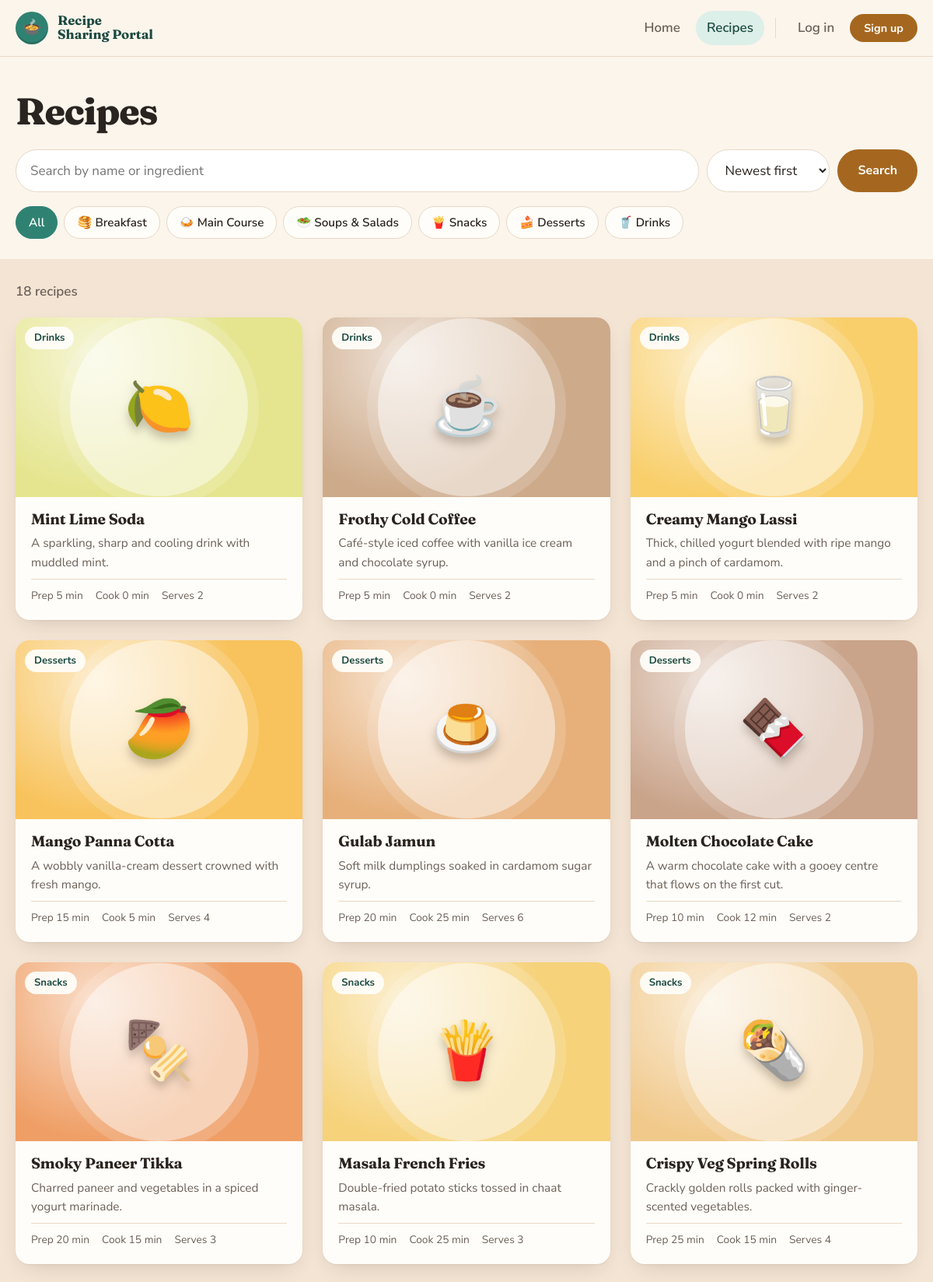
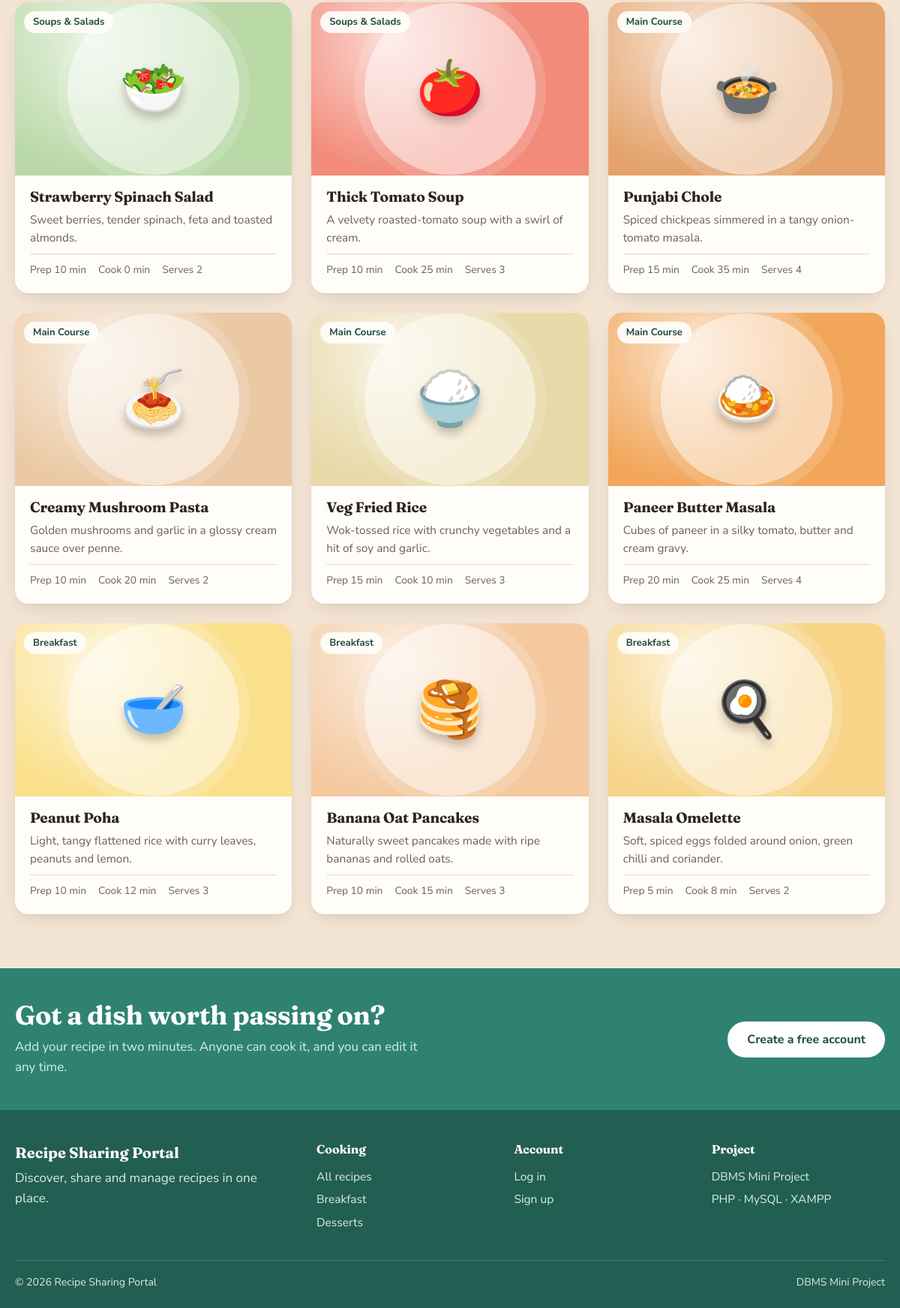
Page /recipes.php on the committed database (2 pictures, top to bottom).
### tables this page shows
CREATE TABLE categories (
  category_id INT UNSIGNED AUTO_INCREMENT PRIMARY KEY,
  name        VARCHAR(40) NOT NULL UNIQUE,
  emoji       VARCHAR(8)  NOT NULL DEFAULT '🍽️'
);

CREATE TABLE recipes (
  recipe_id    INT UNSIGNED AUTO_INCREMENT PRIMARY KEY,
  user_id      INT UNSIGNED NOT NULL,
  category_id  INT UNSIGNED NOT NULL,
  title        VARCHAR(120) NOT NULL,
  description  VARCHAR(255) NOT NULL,
  ingredients  TEXT         NOT NULL,    
  instructions TEXT         NOT NULL,    
  prep_time    SMALLINT UNSIGNED NOT NULL DEFAULT 0,   
  cook_time    SMALLINT UNSIGNED NOT NULL DEFAULT 0,   
  servings     TINYINT  UNSIGNED NOT NULL DEFAULT 2,
  emoji        VARCHAR(8)   NOT NULL DEFAULT '🍽️',
  color        CHAR(7)      NOT NULL DEFAULT '#F4C9A0',
  image_url    VARCHAR(500) NULL,
  created_at   TIMESTAMP    NOT NULL DEFAULT CURRENT_TIMESTAMP,
  CONSTRAINT fk_recipe_user     FOREIGN KEY (user_id)     REFERENCES users(user_id)           ON DELETE CASCADE,
  CONSTRAINT fk_recipe_category FOREIGN KEY (category_id) REFERENCES categories(category_id)  ON DELETE RESTRICT,
  INDEX idx_recipe_title (title),
  INDEX idx_recipe_category (category_id)
);

### config.php (the view, shortened to what this page needs)
<?php
function db(): PDO {
    static $pdo = null;
    if ($pdo === null) {
        try {
            $pdo = new PDO(
                'mysql:host=' . DB_HOST . ';dbname=' . DB_NAME . ';charset=utf8mb4',
                DB_USER, DB_PASS,
                [PDO::ATTR_ERRMODE => PDO::ERRMODE_EXCEPTION, PDO::ATTR_DEFAULT_FETCH_MODE => PDO::FETCH_ASSOC]
            );
        } catch (PDOException $ex) {
            http_response_code(500);
            echo '<body style="font-family:sans-serif;max-width:560px;margin:15vh auto;padding:0 20px">'
               . '<h1>Database not found</h1><p>Start Apache and MySQL in XAMPP, then import <code>schema.sql</code> '
               . 'in phpMyAdmin. For a hosted deployment, configure the database environment variables.</p></body>';
            exit;
        }
    }
    return $pdo;
}
function e($value): string { return htmlspecialchars((string)$value, ENT_QUOTES, 'UTF-8'); }
function recipe_select(): string {
    return 'SELECT r.*, c.name AS category, c.emoji AS cat_emoji, u.username
            FROM recipes r
            JOIN categories c ON c.category_id = r.category_id
            JOIN users u ON u.user_id = r.user_id';
}
function safe_image(?string $url): string {
    $url = trim((string)$url);
    return preg_match('#^https?://#i', $url) ? $url : '';
}
function recipe_card(array $r): string {
    $img = safe_image($r['image_url'] ?? '');
    $photo = $img ? '<img src="' . e($img) . '" alt="" loading="lazy" onerror="this.remove()">' : '';
    return '<a class="card" href="recipe.php?id=' . (int)$r['recipe_id'] . '">'
         . '<div class="card-art" style="--c:' . e($r['color']) . '"><span class="plate">' . e($r['emoji']) . '</span>' . $photo
         . '<span class="card-tag">' . e($r['category']) . '</span></div>'
         . '<div class="card-body"><h3>' . e($r['title']) . '</h3>'
         . '<p>' . e($r['description']) . '</p>'
         . '<div class="card-meta"><span>Prep ' . (int)$r['prep_time'] . ' min</span>'
         . '<span>Cook ' . (int)$r['cook_time'] . ' min</span>'
         . '<span>Serves ' . (int)$r['servings'] . '</span></div></div></a>';
}
function categories(): array {
    return db()->query('SELECT c.*, COUNT(r.recipe_id) AS total
                        FROM categories c LEFT JOIN recipes r ON r.category_id = c.category_id
                        GROUP BY c.category_id ORDER BY c.category_id')->fetchAll();
}

### recipes.php (shortened to what this page needs)
<?php
require 'config.php';
$q    = trim($_GET['q'] ?? '');
$cat  = (int)($_GET['cat'] ?? 0);
$sort = $_GET['sort'] ?? 'new';
$where = [];
$args  = [];
$order = match ($sort) {
    'quick' => '(r.prep_time + r.cook_time) ASC, r.title ASC',
    'az'    => 'r.title ASC',
    default => 'r.created_at DESC, r.recipe_id DESC',
};
$sql = recipe_select() . ($where ? ' WHERE ' . implode(' AND ', $where) : '') . ' ORDER BY ' . $order;
$stmt = db()->prepare($sql);
$stmt->execute($args);
$rows = $stmt->fetchAll();
$cats = categories();
require 'includes/header.php';
?>
<section class="page-head">
  <div class="wrap">
    <h1>Recipes</h1>
    <form class="filters" method="get" action="recipes.php" role="search">
      <input id="q" type="search" name="q" value="<?= e($q) ?>" placeholder="Search by name or ingredient">
      <select id="sort" name="sort">
        <option value="new"   <?= $sort === 'new' ? 'selected' : '' ?>>Newest first</option>
      </select>
      <button class="btn" type="submit">Search</button>
    </form>
    <div class="pills">
      <?php $qs = fn($c) => 'recipes.php?' . http_build_query(array_filter(['q' => $q, 'sort' => $sort === 'new' ? '' : $sort, 'cat' => $c])); ?>
      <a href="<?= e($qs(0)) ?>" class="<?= $cat === 0 ? 'on' : '' ?>">All</a>
      <?php foreach ($cats as $c): ?>
        <a href="<?= e($qs((int)$c['category_id'])) ?>" class="<?= $cat === (int)$c['category_id'] ? 'on' : '' ?>"><?= e($c['emoji']) ?> <?= e($c['name']) ?></a>
      <?php endforeach; ?>
    </div>
  </div>
</section>
<section class="section section-tint tight">
  <div class="wrap">
    <p class="count"><?= count($rows) ?> <?= count($rows) === 1 ? 'recipe' : 'recipes' ?><?= $q !== '' ? ' for “' . e($q) . '”' : '' ?></p>
    <?php if ($rows): ?>
      <div class="grid"><?php foreach ($rows as $r) { echo recipe_card($r); } ?></div>
    <?php endif; ?>
  </div>
</section>
<?php require 'includes/footer.php'; ?>

### assets/css/style.css (style rules this page uses)
:root { --cream:#FBF5EC; --sand:#F3E4D4; --paper:#FFFDF9; --teal:#2F8272; --teal-d:#235E52; --teal-dd:#1B4A40; --caramel:#A5671F; --caramel-d:#8A5416; --honey:#E9B872; --ink:#2A2420; --muted:#6B6058; --line:#E8D8C6; --red:#B3372B; --green:#23704F; --r:18px; --shadow:0 1px 2px rgba(60,38,20,.06),0 10px 28px -12px rgba(60,38,20,.22); --display:'Fraunces',Georgia,'Times New Roman',serif; --body:'Nunito Sans',system-ui,-apple-system,'Segoe UI',sans-serif; }
* { box-sizing:border-box }
html { scroll-behavior:smooth }
body { margin:0;background:var(--cream);color:var(--ink);font:400 1.0625rem/1.6 var(--body);-webkit-font-smoothing:antialiased }
a { color:inherit }
h1,h2,h3,h4 { font-family:var(--display);line-height:1.1;margin:0;letter-spacing:-.01em;font-weight:700 }
h1 { font-size:clamp(2.3rem,5.2vw,4rem);font-weight:800;letter-spacing:-.025em }
h3 { font-size:1.2rem }
p { margin:0 }
.wrap { width:min(1180px,100% - 40px);margin-inline:auto }
.btn { display:inline-flex;align-items:center;justify-content:center;gap:8px;font:700 1rem/1 var(--body);padding:14px 24px;border-radius:999px;border:2px solid var(--caramel);background:var(--caramel);color:#fff;text-decoration:none;cursor:pointer;transition:background .2s,transform .15s,border-color .2s }
.section { padding:clamp(44px,6vw,76px) 0 }
.section.tight { padding-top:28px }
.section-tint { background:var(--sand) }
.grid { display:grid;grid-template-columns:repeat(3,1fr);gap:26px }
.card { display:flex;flex-direction:column;background:var(--paper);border-radius:var(--r);overflow:hidden;text-decoration:none;box-shadow:var(--shadow);transition:transform .25s,box-shadow .25s }
.card-art { position:relative;aspect-ratio:16/10;display:grid;place-items:center;overflow:hidden; background:radial-gradient(circle at 28% 22%,rgba(255,255,255,.65),transparent 55%),var(--c,#F4C9A0) }
.card-art::before { content:"";position:absolute;width:62%;aspect-ratio:1;border-radius:50%;background:#fff;opacity:.55;box-shadow:0 0 0 14px rgba(255,255,255,.28) }
.plate { position:relative;font-size:clamp(3.4rem,6vw,4.6rem);filter:drop-shadow(0 8px 6px rgba(60,38,20,.25));transition:transform .35s }
.card-tag { position:absolute;left:12px;top:12px;background:rgba(255,253,249,.94);padding:4px 12px;border-radius:999px;font-size:.82rem;font-weight:700;color:var(--teal-dd) }
.card-body { padding:18px 20px 20px;display:flex;flex-direction:column;gap:8px;flex:1 }
.card-body h3 { color:var(--ink) }
.card-body p { color:var(--muted);font-size:.96rem;display:-webkit-box;-webkit-line-clamp:2;-webkit-box-orient:vertical;overflow:hidden }
.card-meta { display:flex;flex-wrap:wrap;gap:4px 16px;margin-top:auto;padding-top:10px;border-top:1px solid var(--line);font-size:.86rem;color:var(--muted) }
.page-head { padding:44px 0 26px;background:var(--cream) }
.page-head h1 { font-size:clamp(2rem,4vw,3rem) }
.filters { display:flex;gap:10px;margin-top:22px;flex-wrap:wrap }
.filters input,.filters select { font:inherit;padding:13px 18px;border:1px solid var(--line);border-radius:999px;background:#fff;color:var(--ink) }
.filters input { flex:1;min-width:220px }
.pills { display:flex;flex-wrap:wrap;gap:8px;margin-top:18px }
.pills a { padding:8px 16px;border-radius:999px;border:1px solid var(--line);background:var(--paper);text-decoration:none;font-weight:600;font-size:.95rem }
.pills a.on { background:var(--teal);border-color:var(--teal);color:#fff }
.count { margin-bottom:20px;color:var(--muted);font-weight:600 }

### rows in the picture
categories: emoji "🥞", name "Breakfast"
categories: emoji "🍛", name "Main Course"
categories: emoji "🥗", name "Soups & Salads"
categories: emoji "🍟", name "Snacks"
categories: emoji "🍰", name "Desserts"
categories: emoji "🥤", name "Drinks"
recipes: emoji "🍋", category.name "Drinks", title "Mint Lime Soda", description "A sparkling, sharp and cooling drink with muddled mint.", prep_time "5", cook_time "0", servings "2"
recipes: emoji "☕", category.name "Drinks", title "Frothy Cold Coffee", description "Café-style iced coffee with vanilla ice cream and chocolate syrup.", prep_time "5", cook_time "0", servings "2"
recipes: emoji "🥛", category.name "Drinks", title "Creamy Mango Lassi", description "Thick, chilled yogurt blended with ripe mango and a pinch of cardamom.", prep_time "5", cook_time "0", servings "2"
recipes: emoji "🥭", category.name "Desserts", title "Mango Panna Cotta", description "A wobbly vanilla-cream dessert crowned with fresh mango.", prep_time "15", cook_time "5", servings "4"
recipes: emoji "🍮", category.name "Desserts", title "Gulab Jamun", description "Soft milk dumplings soaked in cardamom sugar syrup.", prep_time "20", cook_time "25", servings "6"
recipes: emoji "🍫", category.name "Desserts", title "Molten Chocolate Cake", description "A warm chocolate cake with a gooey centre that flows on the first cut.", prep_time "10", cook_time "12", servings "2"
recipes: emoji "🍢", category.name "Snacks", title "Smoky Paneer Tikka", description "Charred paneer and vegetables in a spiced yogurt marinade.", prep_time "20", cook_time "15", servings "3"
recipes: emoji "🍟", category.name "Snacks", title "Masala French Fries", description "Double-fried potato sticks tossed in chaat masala.", prep_time "10", cook_time "25", servings "3"
recipes: emoji "🌯", category.name "Snacks", title "Crispy Veg Spring Rolls", description "Crackly golden rolls packed with ginger-scented vegetables.", prep_time "25", cook_time "15", servings "4"
recipes: emoji "🥗", category.name "Soups & Salads", title "Strawberry Spinach Salad", description "Sweet berries, tender spinach, feta and toasted almonds.", prep_time "10", cook_time "0", servings "2"
recipes: emoji "🍅", category.name "Soups & Salads", title "Thick Tomato Soup", description "A velvety roasted-tomato soup with a swirl of cream.", prep_time "10", cook_time "25", servings "3"
recipes: emoji "🍲", category.name "Main Course", title "Punjabi Chole", description "Spiced chickpeas simmered in a tangy onion-tomato masala.", prep_time "15", cook_time "35", servings "4"
recipes: emoji "🍝", category.name "Main Course", title "Creamy Mushroom Pasta", description "Golden mushrooms and garlic in a glossy cream sauce over penne.", prep_time "10", cook_time "20", servings "2"
recipes: emoji "🍚", category.name "Main Course", title "Veg Fried Rice", description "Wok-tossed rice with crunchy vegetables and a hit of soy and garlic.", prep_time "15", cook_time "10", servings "3"
recipes: emoji "🍛", category.name "Main Course", title "Paneer Butter Masala", description "Cubes of paneer in a silky tomato, butter and cream gravy.", prep_time "20", cook_time "25", servings "4"
recipes: emoji "🥣", category.name "Breakfast", title "Peanut Poha", description "Light, tangy flattened rice with curry leaves, peanuts and lemon.", prep_time "10", cook_time "12", servings "3"
recipes: emoji "🥞", category.name "Breakfast", title "Banana Oat Pancakes", description "Naturally sweet pancakes made with ripe bananas and rolled oats.", prep_time "10", cook_time "15", servings "3"
recipes: emoji "🍳", category.name "Breakfast", title "Masala Omelette", description "Soft, spiced eggs folded around onion, green chilli and coriander.", prep_time "5", cook_time "8", servings "2"

### other values in the picture
count($rows) "18"
SITE_NAME "Recipe Sharing Portal"
